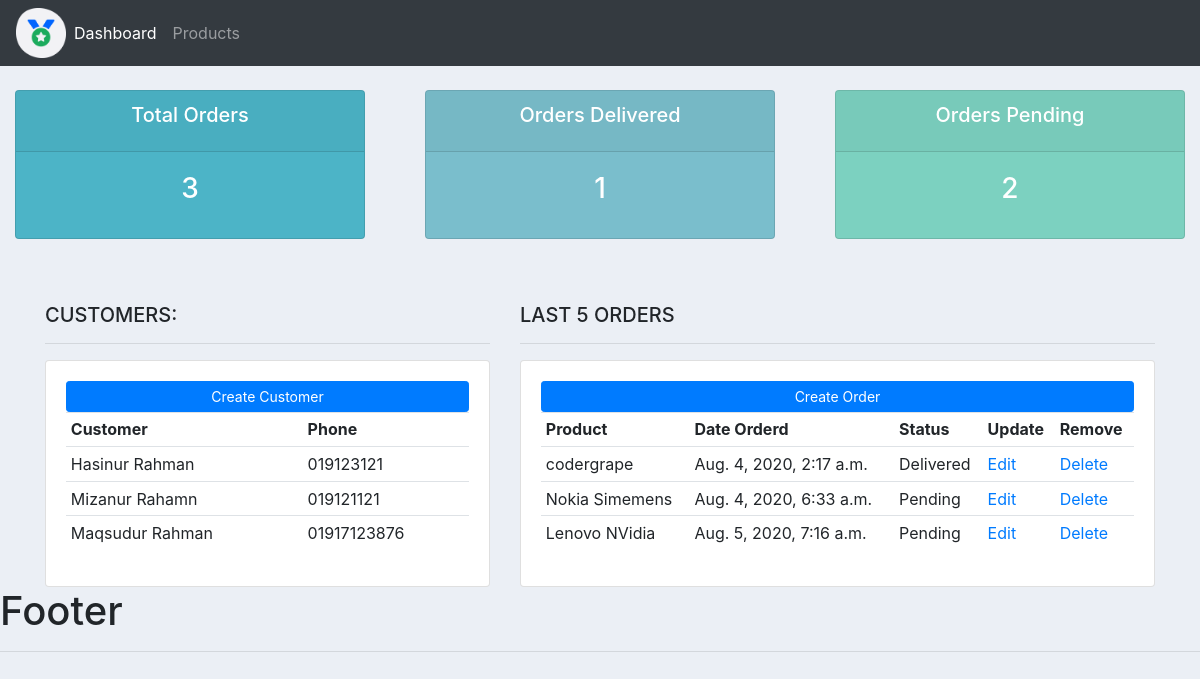
The page / on the database its author committed.
### accounts/models.py (models this page shows, shortened)
class Customer(models.Model):
	name  		= models.CharField(max_length=100, null=True)
	phone 		= models.CharField(max_length=100, null=True)
	email 		= models.EmailField()
	date_create = models.DateTimeField(auto_now_add=True,null=True)
	class Meta:
		verbose_name 		= 'Customer'
		verbose_name_plural = 'Customers'

class Order(models.Model):
	STATUS = (
			('Pending', 'Pending'),
			('Out for delivery', 'Out for delivery'),
			('Delivered', 'Delivered'),
			)
	customer 		= models.ForeignKey(Customer,null=True,on_delete=models.SET_NULL)
	product  		= models.ForeignKey(Product,null=True,on_delete=models.SET_NULL)
	date_created 	= models.DateTimeField(auto_now_add=True, null=True)
	status 			= models.CharField(max_length=200, null=True, choices=STATUS)
	class Meta:
		verbose_name 		= 'Order'
		verbose_name_plural = 'Orders'

class Product(models.Model):
	CATEGORY  = {
		('Indoor','Indoor'),
		('Out door','Out door'),
	}
	name 		= models.CharField(max_length=100, null=True)
	category 	= models.CharField(max_length=100,null=True, choices=CATEGORY)
	price 		= models.FloatField(null=True)
	description = models.TextField()
	date_create = models.DateTimeField(auto_now_add=True,null=True)
	def __str__(self):
		return self.name
	class Meta:
		verbose_name 		= 'Product'
		verbose_name_plural = 'Products'

### accounts/views.py (the view)
# urls.py: 2. Add a URL to urlpatterns:  path('', views.home, name='home')
def home(request):
	customers 	 = Customer.objects.all()
	orders    	 = Order.objects.all()
	total_orders = Order.objects.all().count()
	deliver_order= orders.filter(status='Delivered').count()
	pending_order= orders.filter(status='Pending').count()
	context	     = {
		'customers' : customers,
		'orders'	: orders,
		'total_orders' : total_orders,
		'deliver_order' : deliver_order,
		'pending_order' : pending_order
	}
	return render(request,'accounts/dashboard.html',context)

### accounts/templates/accounts/dashboard.html
{% extends 'accounts/main.html' %}
{% block content %}
{% include 'accounts/status.html' %}
<div class="container">
	<div class="row mt-5">
		<div class="col-md-5">
			<h5>CUSTOMERS:</h5>
			<hr>
			<div class="card card-body">
				<a class="btn btn-primary  btn-sm btn-block" href="">Create Customer</a>
				<table class="table table-sm">
					<tr>
						<th>Customer</th>
						<th>Phone</th>
					</tr>
					{% for customer in customers %}
					<tr>
						<td>{{ customer.name }}</td>
						<td>{{ customer.phone }}</td>
					</tr>
					{% endfor %}
				</table>
			</div>
		</div>
		<div class="col-md-7">
			<h5>LAST 5 ORDERS</h5>
			<hr>
			<div class="card card-body">
				<a class="btn btn-primary  btn-sm btn-block" href="">Create Order</a>
				<table class="table table-sm">
					<tr>
						<th>Product</th>
						<th>Date Orderd</th>
						<th>Status</th>
						<th>Update</th>
						<th>Remove</th>
					</tr>
					{% for order in orders %}
					<tr>
						<td>{{ order.product }}</td>
						<td>{{ order.date_created }}</td>
						<td>{{ order.status }}</td>
						<td><a href="">Edit</a></td>
						<td><a href="">Delete</a></td>
					</tr>
					{% endfor %}
				</table>
			</div>
		</div>
	</div>
</div>
{% endblock %}

### static/css/main.css (style rules this page uses)
body { background-color: #ebeff5; }

### rows shown on the page
Customer: name "Hasinur Rahman", phone "019123121"
Customer: name "Mizanur Rahamn", phone "019121121"
Customer: name "Maqsudur Rahman", phone "01917123876"
Order: product "codergrape", date_created "Aug. 4, 2020, 2:17 a.m.", status "Delivered"
Order: product "Nokia Simemens", date_created "Aug. 4, 2020, 6:33 a.m.", status "Pending"
Order: product "Lenovo NVidia", date_created "Aug. 5, 2020, 7:16 a.m.", status "Pending"

### other values the page prints
{{ total_orders }} "3"
{{ deliver_order }} "1"
{{ pending_order }} "2"
